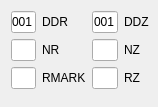
             <widget class="QWidget" name="meshPage">
              <property name="geometry">
               <rect>
                <x>0</x>
                <y>0</y>
                <width>158</width>
                <height>107</height>
               </rect>
              </property>
              <attribute name="label">
               <string>Mesh</string>
              </attribute>
              <attribute name="toolTip">
               <string>Mesh settings (m)</string>
              </attribute>
              <layout class="QVBoxLayout" name="verticalLayout_10">
               <property name="rightMargin">
                <number>9</number>
               </property>
               <item>
                <layout class="QGridLayout" name="gridLayout_3">
                 <item row="1" column="1">
                  <widget class="QLabel" name="label_5">
                   <property name="text">
                    <string>NR</string>
                   </property>
                  </widget>
                 </item>
                 <item row="1" column="0">
                  <widget class="QLineEdit" name="NR">
                   <property name="toolTip">
                    <string>Number of mesh lines in the r-direction.
NR=(Total radius of the structure)/DDR+1.
If this input method is chosen, only one mesh size can be
used in the r-direction.</string>
                   </property>
                  </widget>
                 </item>
                 <item row="0" column="0">
                  <widget class="QLineEdit" name="DDR">
                   <property name="toolTip">
                    <string>Mesh sizes in the r-direction. This is actually an array.
Different mesh sizes can be used for radial intervals
defined by RMARK. For example, “DDR=0.02, 0.01,
RMARK=0.1, 0.2&quot; means that the mesh sizes are 0.02m
from r=0.0m to r=0.1m, and 0.01m from r=0.1m to
r=0.2m. When more than one mesh sizes are used, the
radial coordinates of their borders are marked by arrows
in a plot of the cavity shape actually used.</string>
                   </property>
                   <property name="text">
                    <string>0.001</string>
                   </property>
                  </widget>
                 </item>
                 <item row="0" column="1">
                  <widget class="QLabel" name="label_3">
                   <property name="text">
                    <string>DDR</string>
                   </property>
                  </widget>
                 </item>
                 <item row="2" column="0">
                  <widget class="QLineEdit" name="RMARK">
                   <property name="toolTip">
                    <string>The r coordinates which define intervals where different
radial mesh sizes are applied. Between RMARK(I) and
RMARK(I+1), the radial mesh size is DDR(I). If no
value is specified, RMARK(1) is automatically set to be
the total radius of the structure.</string>
                   </property>
                  </widget>
                 </item>
                 <item row="2" column="1">
                  <widget class="QLabel" name="label_7">
                   <property name="text">
                    <string>RMARK</string>
                   </property>
                  </widget>
                 </item>
                 <item row="0" column="3">
                  <widget class="QLineEdit" name="DDZ">
                   <property name="toolTip">
                    <string>Mesh size in the z-direction. Only one mesh size can be
used in the z-direction.</string>
                   </property>
                   <property name="text">
                    <string>0.001</string>
                   </property>
                  </widget>
                 </item>
                 <item row="0" column="4">
                  <widget class="QLabel" name="label_4">
                   <property name="text">
                    <string>DDZ</string>
                   </property>
                  </widget>
                 </item>
                 <item row="1" column="3">
                  <widget class="QLineEdit" name="NZ">
                   <property name="toolTip">
                    <string>Number of mesh lines in the z direction.
NZ=(Total length of the structure)/DDZ+1.</string>
                   </property>
                  </widget>
                 </item>
                 <item row="1" column="4">
                  <widget class="QLabel" name="label_6">
                   <property name="text">
                    <string>NZ</string>
                   </property>
                  </widget>
                 </item>
                 <item row="2" column="3">
                  <widget class="QLineEdit" name="RZ">
                   <property name="toolTip">
                    <string>The values of variables RZi (i=1,100) which may be used
in the subsequent input of the cavity geometry. The values
can be specified either as RZ=v1,v2,...,vn or as
RZ(1)=v1, RZ(2)=v2,...,RZ(n)=vn. If the values
are specified, but not used in the input of the cavity
geometry, they are ignored. One can use -RZi in the
meaning of -vi in the cavity geometry input.</string>
                   </property>
                  </widget>
                 </item>
                 <item row="2" column="4">
                  <widget class="QLabel" name="label_9">
                   <property name="text">
                    <string>RZ</string>
                   </property>
                  </widget>
                 </item>
                </layout>
               </item>
               <item>
                <spacer name="verticalSpacer_3">
                 <property name="orientation">
                  <enum>Qt::Vertical</enum>
                 </property>
                 <property name="sizeHint" stdset="0">
                  <size>
                   <width>20</width>
                   <height>40</height>
                  </size>
                 </property>
                </spacer>
               </item>
              </layout>
             </widget>
